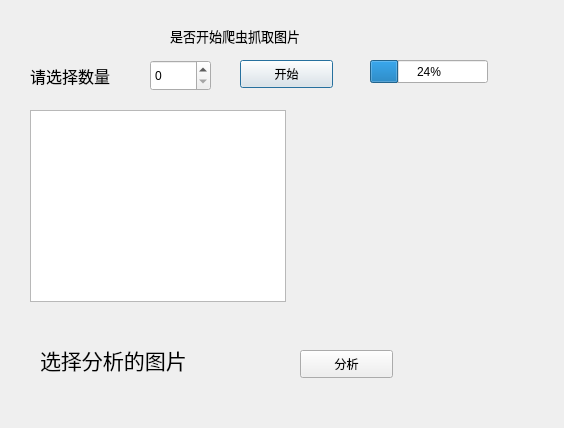
<?xml version="1.0" encoding="UTF-8"?>
<ui version="4.0">
 <class>Dialog</class>
 <widget class="QDialog" name="Dialog">
  <property name="geometry">
   <rect>
    <x>0</x>
    <y>0</y>
    <width>564</width>
    <height>428</height>
   </rect>
  </property>
  <property name="windowTitle">
   <string>神经网络感情分析</string>
  </property>
  <widget class="QLabel" name="label">
   <property name="geometry">
    <rect>
     <x>170</x>
     <y>10</y>
     <width>171</width>
     <height>51</height>
    </rect>
   </property>
   <property name="font">
    <font>
     <family>Adobe Arabic</family>
     <pointsize>10</pointsize>
    </font>
   </property>
   <property name="autoFillBackground">
    <bool>false</bool>
   </property>
   <property name="text">
    <string>是否开始爬虫抓取图片</string>
   </property>
  </widget>
  <widget class="QPushButton" name="startbutton">
   <property name="geometry">
    <rect>
     <x>240</x>
     <y>60</y>
     <width>93</width>
     <height>28</height>
    </rect>
   </property>
   <property name="acceptDrops">
    <bool>false</bool>
   </property>
   <property name="text">
    <string>开始</string>
   </property>
  </widget>
  <widget class="QSpinBox" name="spinBox">
   <property name="geometry">
    <rect>
     <x>150</x>
     <y>60</y>
     <width>61</width>
     <height>31</height>
    </rect>
   </property>
   <property name="maximum">
    <number>50</number>
   </property>
  </widget>
  <widget class="QLabel" name="label_2">
   <property name="geometry">
    <rect>
     <x>30</x>
     <y>60</y>
     <width>101</width>
     <height>31</height>
    </rect>
   </property>
   <property name="font">
    <font>
     <family>Adobe Arabic</family>
     <pointsize>12</pointsize>
    </font>
   </property>
   <property name="text">
    <string>请选择数量</string>
   </property>
  </widget>
  <widget class="QProgressBar" name="progressBar">
   <property name="geometry">
    <rect>
     <x>370</x>
     <y>60</y>
     <width>118</width>
     <height>23</height>
    </rect>
   </property>
   <property name="value">
    <number>24</number>
   </property>
  </widget>
  <widget class="QListView" name="listView">
   <property name="geometry">
    <rect>
     <x>30</x>
     <y>110</y>
     <width>256</width>
     <height>192</height>
    </rect>
   </property>
  </widget>
  <widget class="QLabel" name="label_3">
   <property name="geometry">
    <rect>
     <x>40</x>
     <y>330</y>
     <width>201</width>
     <height>61</height>
    </rect>
   </property>
   <property name="text">
    <string>&lt;html&gt;&lt;head/&gt;&lt;body&gt;&lt;p&gt;&lt;span style=&quot; font-size:16pt;&quot;&gt;选择分析的图片&lt;/span&gt;&lt;/p&gt;&lt;/body&gt;&lt;/html&gt;</string>
   </property>
  </widget>
  <widget class="QPushButton" name="analysisbutton">
   <property name="geometry">
    <rect>
     <x>300</x>
     <y>350</y>
     <width>93</width>
     <height>28</height>
    </rect>
   </property>
   <property name="text">
    <string>分析</string>
   </property>
  </widget>
 </widget>
 <resources/>
 <connections>
  <connection>
   <sender>startbutton</sender>
   <signal>clicked()</signal>
   <receiver>listView</receiver>
   <slot>update()</slot>
   <hints>
    <hint type="sourcelabel">
     <x>289</x>
     <y>74</y>
    </hint>
    <hint type="destinationlabel">
     <x>227</x>
     <y>175</y>
    </hint>
   </hints>
  </connection>
  <connection>
   <sender>startbutton</sender>
   <signal>clicked()</signal>
   <receiver>progressBar</receiver>
   <slot>raise()</slot>
   <hints>
    <hint type="sourcelabel">
     <x>311</x>
     <y>74</y>
    </hint>
    <hint type="destinationlabel">
     <x>409</x>
     <y>76</y>
    </hint>
   </hints>
  </connection>
  <connection>
   <sender>listView</sender>
   <signal>clicked(QModelIndex)</signal>
   <receiver>analysisbutton</receiver>
   <slot>showNormal()</slot>
   <hints>
    <hint type="sourcelabel">
     <x>206</x>
     <y>236</y>
    </hint>
    <hint type="destinationlabel">
     <x>353</x>
     <y>364</y>
    </hint>
   </hints>
  </connection>
 </connections>
</ui>
